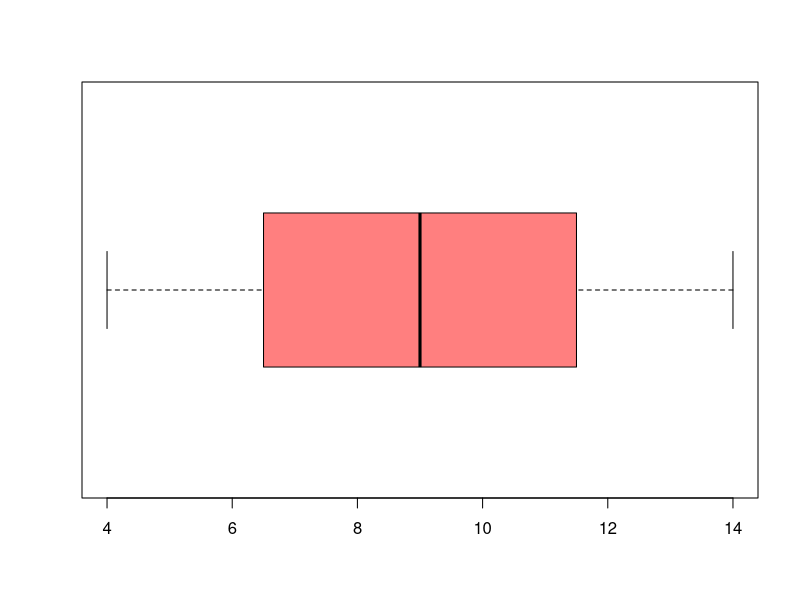
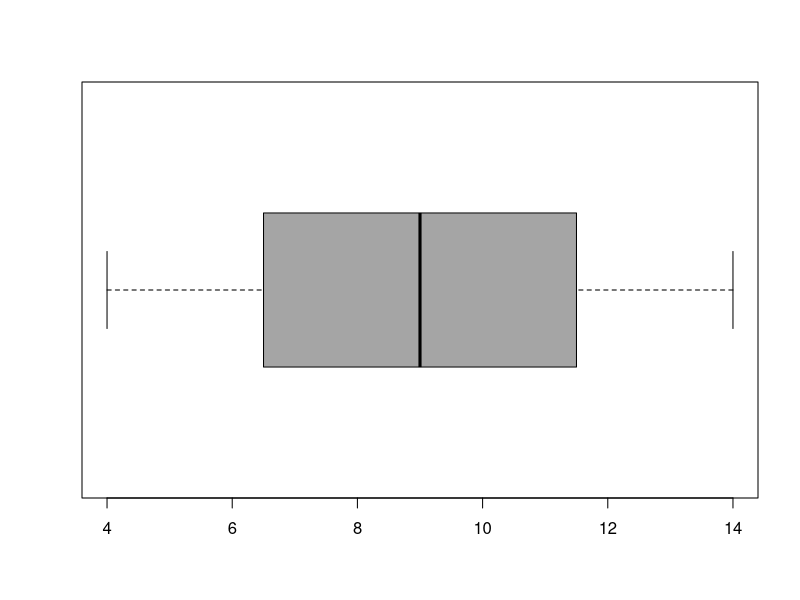
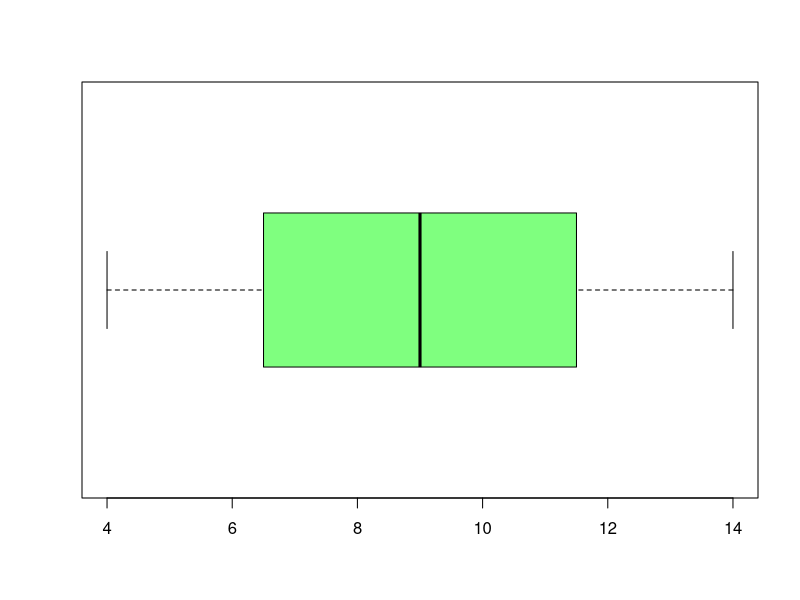
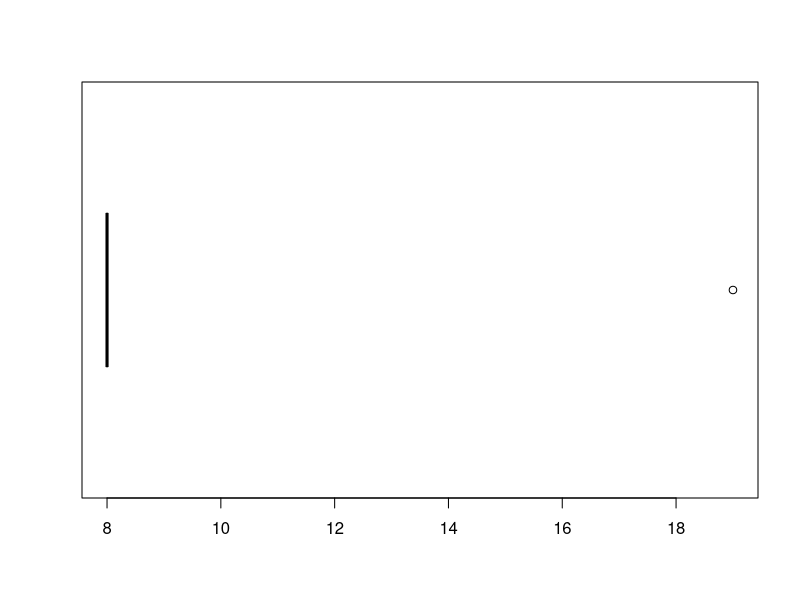
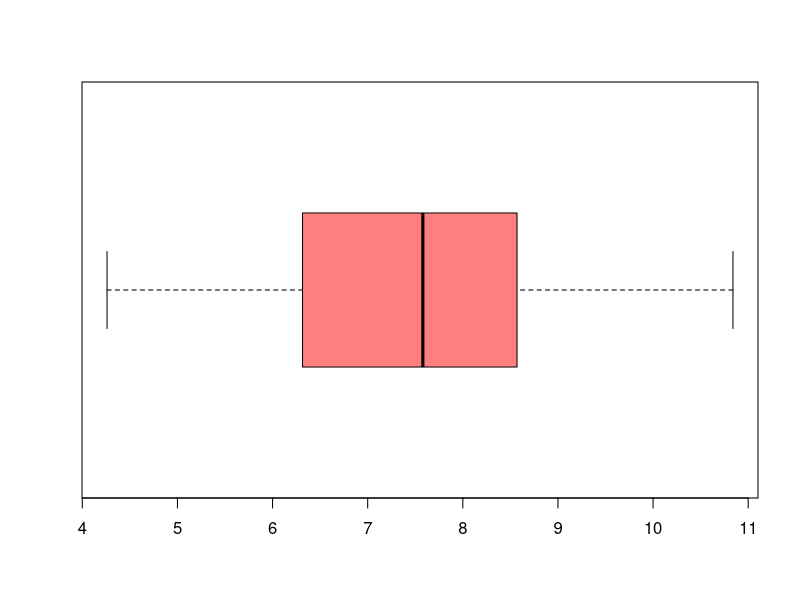
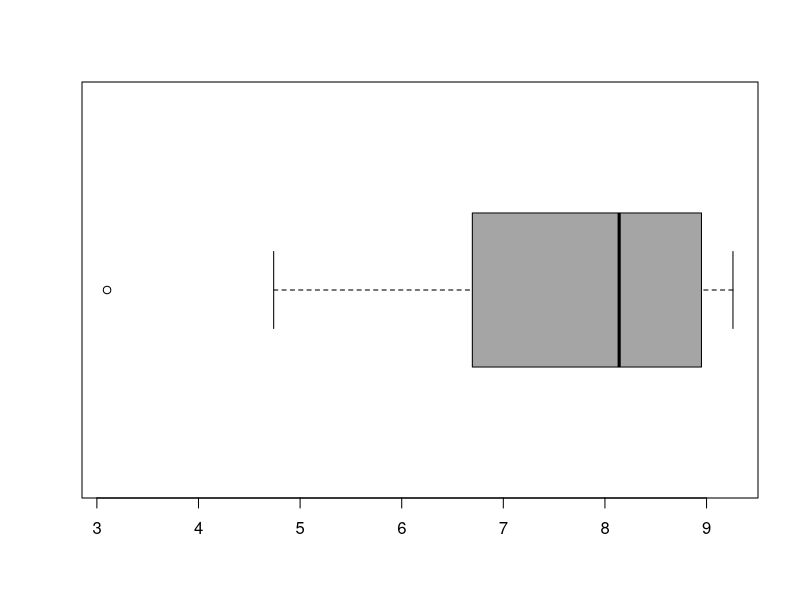
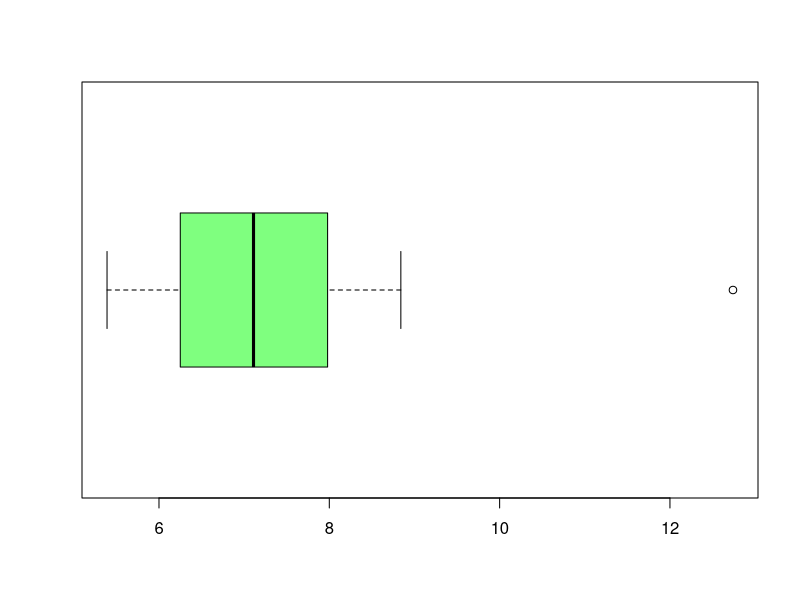
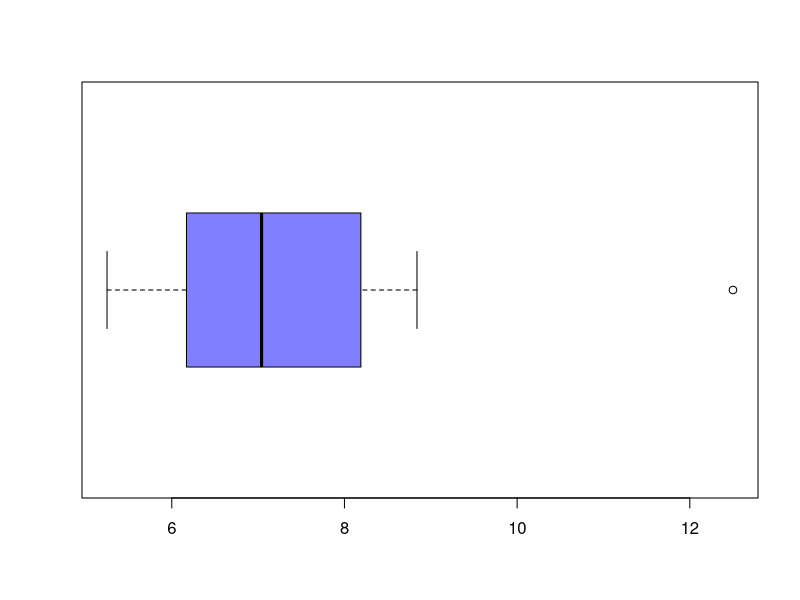

Reproduce these figures in R, in order.
## ---- chunk 1
data(anscombe)
str(anscombe)
summary(anscombe)
## ---- chunk 2
print(paste("The names of the eight variables are: x1, x2, x3, x4, y1, y2, y3 and y4"))
## ---- chunk 3
attach(anscombe)
mean_values <- sapply(anscombe,
                     FUN = mean)

variance_values <- sapply(anscombe,
                          FUN = var)

median_values <- sapply(anscombe, 
                        FUN  = median)

summary_abscombe <- matrix(data = c(mean_values, 
                                    variance_values, 
                                    median_values), 
                  ncol = 8, 
                  byrow = TRUE)
colnames(summary_abscombe) <- c("x1", "x2", "x3", "x4", "y1", "y2", "y3", "y4")
rownames(summary_abscombe) <- c("Mean", "Variance", "Median")
summary_abscombe

## ---- chunk 4
boxplot(x1, 
        horizontal = TRUE, 
        col = rgb(1, 0, 0, 
        alpha = 1/2))
boxplot(x2, 
        horizontal = TRUE, 
        col = rgb(0.3, 0.3, 0.3, 
        alpha = 1/2))
boxplot(x3, 
        horizontal = TRUE, 
        col = rgb(0, 1, 0, 
        alpha = 1/2))
boxplot(x4, 
        horizontal = TRUE, 
        col = rgb(0, 0, 1, 
        alpha = 1/2))

## ---- chunk 5
boxplot(y1, 
        horizontal = TRUE, 
        col = rgb(1, 0, 0, 
        alpha = 1/2))
boxplot(y2, 
        horizontal = TRUE, 
        col = rgb(0.3, 0.3, 0.3, 
        alpha = 1/2))
boxplot(y3, 
        horizontal = TRUE, 
        col = rgb(0, 1, 0, 
        alpha = 1/2))
boxplot(y4, 
        horizontal = TRUE, 
        col = rgb(0, 0, 1, 
        alpha = 1/2))
## ---- chunk 6
plot(x1, y1, col = rgb(1, 0, 0, alpha = 1/2), 
     xlim = c(0, 20),
     ylim = c(0, 20),
     xlab = "x1", 
     ylab = "y1")
plot(x2, y2, col = rgb(0, 1, 0, alpha = 1/2), 
     xlim = c(0, 20),
     ylim = c(0, 20),
     xlab = "x2", 
     ylab = "y2")
plot(x3, y3, col = rgb(0, 0, 1, alpha = 1/2), 
     xlim = c(0, 20),
     ylim = c(0, 20),
     xlab = "x3", 
     ylab = "y3")
plot(x4, y4, col = rgb(0.5, 0.5, 0.5, alpha = 1/2), 
     xlim = c(0, 20),
     ylim = c(0, 20),
     xlab = "x4", 
     ylab = "y4")
## ---- chunk 7
correlation_x1_y1 <- cor(x1, y1)
correlation_x2_y2 <- cor(x2, y2)
correlation_x3_y3 <- cor(x3, y3)
correlation_x4_y4 <- cor(x4, y4)
print(paste("The correlation between x1 and y1 is:", correlation_x1_y1, 
            "The correlation between x2 and y2 is:", correlation_x2_y2,
            "The correlation between x3 and y3 is:", correlation_x3_y3,
            "The correlation between x4 and y4 is:", correlation_x4_y4))
